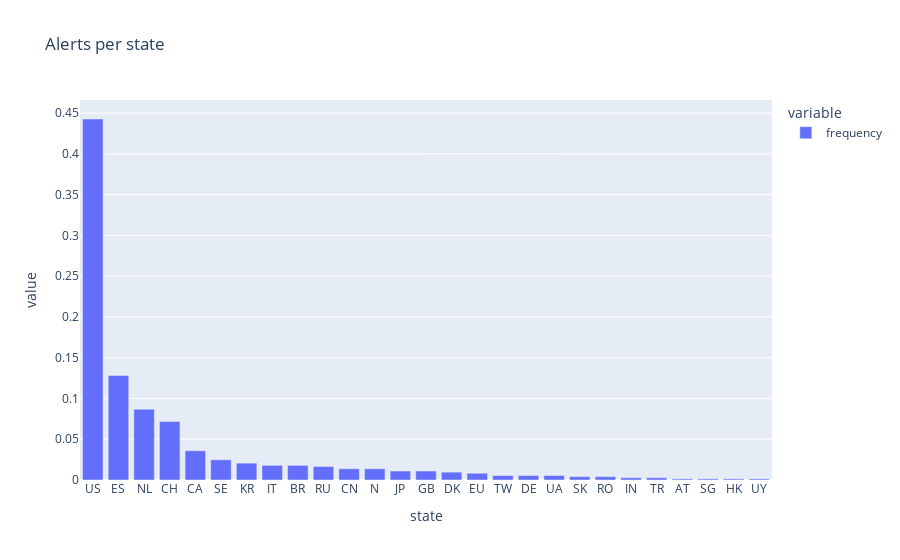

This figure's notebook cell:
### Code cell
X = (tmp.groupby('state')['frequency'].sum())
X[X.index.str.len() < 10].sort_values(ascending=False).plot(kind='bar', title='Alerts per state', backend='plotly')

### Figure 1 — Plotly figure (JSON) as saved in the notebook; plotly's stock layout.template omitted (floating-point values rounded to 4 significant figures)
{"data": [{"alignmentgroup": "True", "hovertemplate": "variable=frequency<br>state=%{x}<br>value=%{y}<extra></extra>", "legendgroup": "frequency", "marker": {"color": "#636efa", "pattern": {"shape": ""}}, "name": "frequency", "offsetgroup": "frequency", "orientation": "v", "showlegend": true, "textposition": "auto", "type": "bar", "x": ["US", "ES", "NL", "CH", "CA", "SE", "KR", "IT", "BR", "RU", "CN", "N", "JP", "GB", "DK", "EU", "TW", "DE", "UA", "SK", "RO", "IN", "TR", "AT", "SG", "HK", "UY"], "xaxis": "x", "y": [0.4428, 0.1283, 0.0869, 0.07172, 0.03586, 0.02483, 0.02069, 0.01793, 0.01793, 0.01655, 0.01379, 0.01379, 0.01103, 0.01103, 0.009655, 0.008276, 0.005517, 0.005517, 0.005517, 0.004138, 0.004138, 0.002759, 0.002759, 0.001379, 0.001379, 0.001379, 0.001379], "yaxis": "y"}], "layout": {"barmode": "relative", "legend": {"title": {"text": "variable"}, "tracegroupgap": 0}, "title": {"text": "Alerts per state"}, "xaxis": {"anchor": "y", "domain": [0, 1], "title": {"text": "state"}}, "yaxis": {"anchor": "x", "domain": [0, 1], "title": {"text": "value"}}}}
